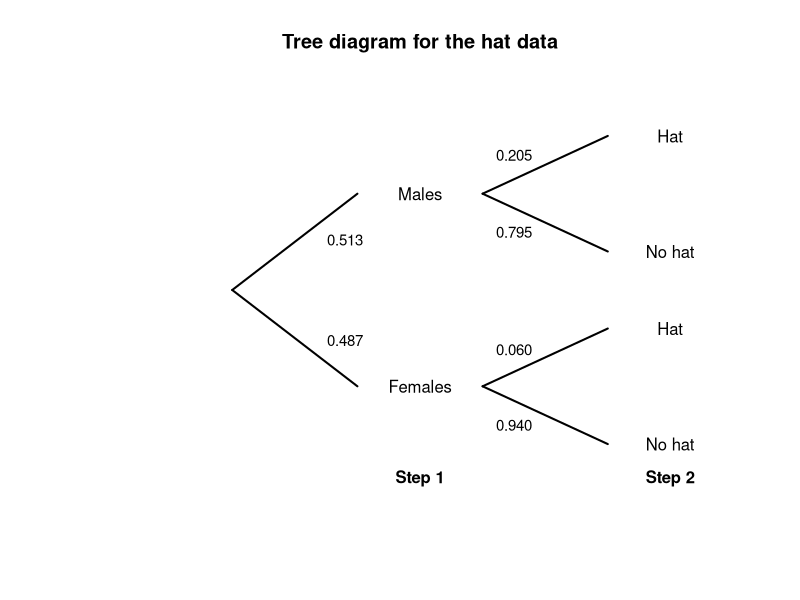
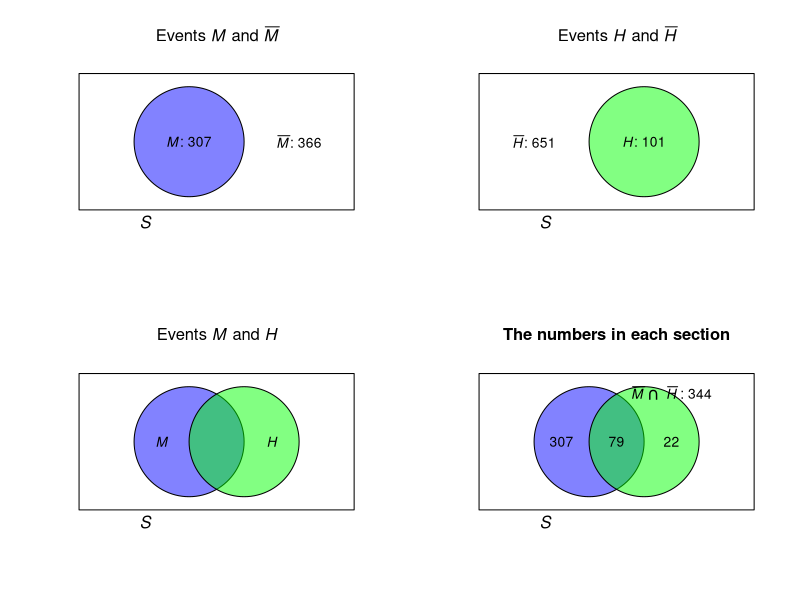
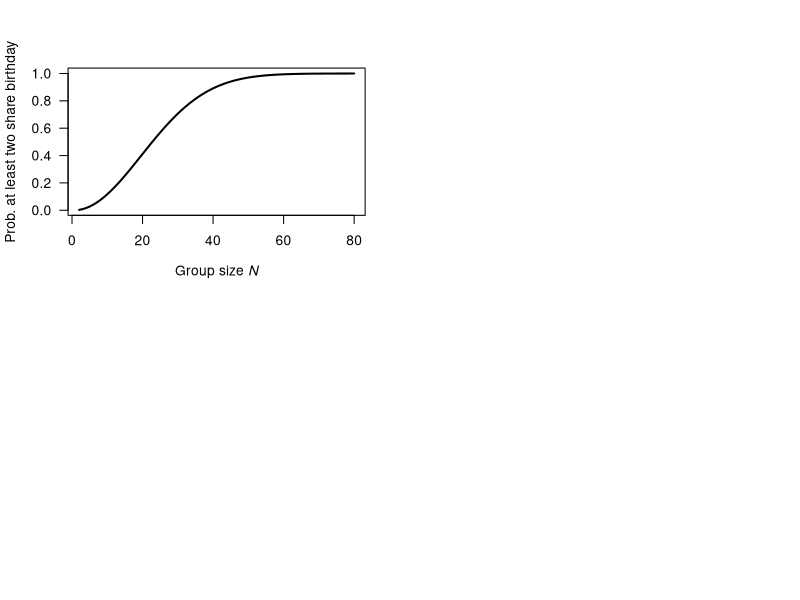
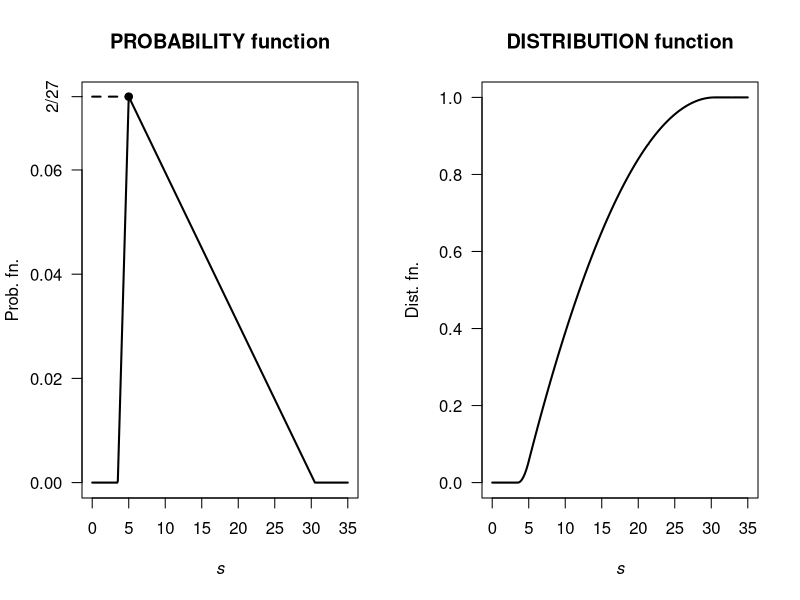
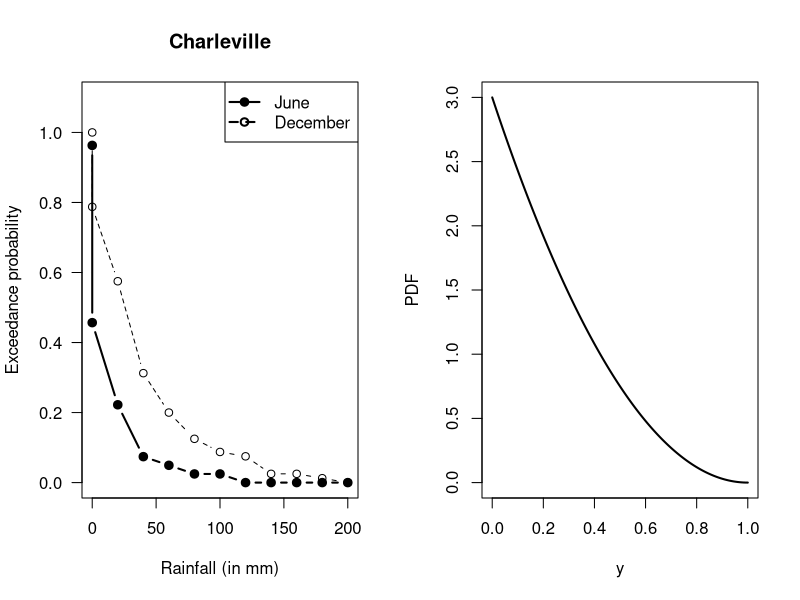
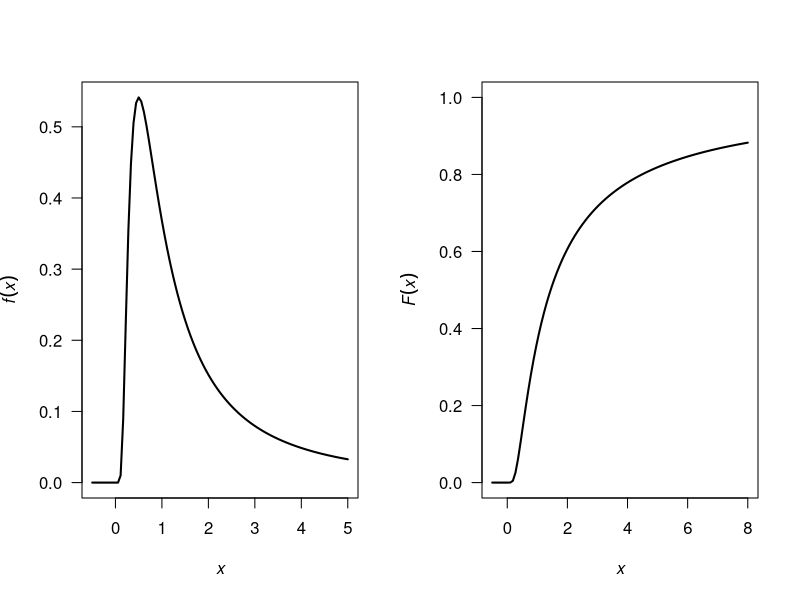
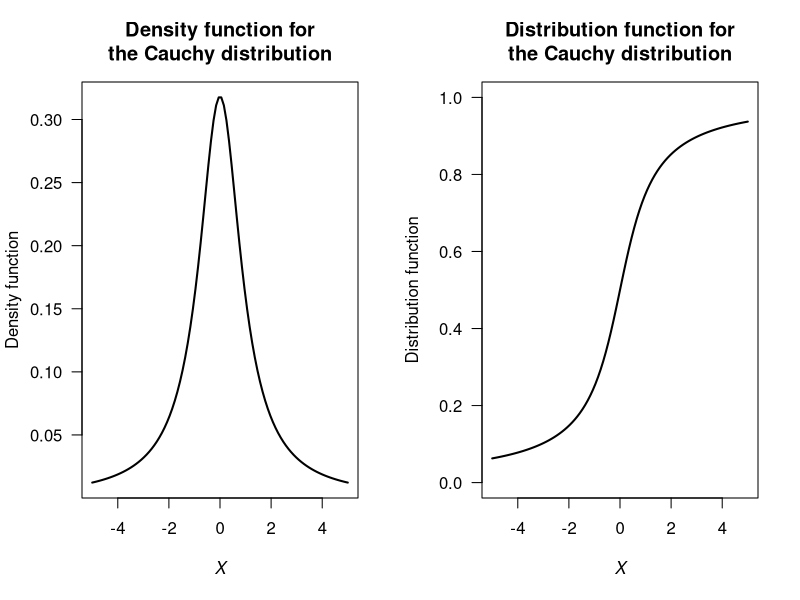
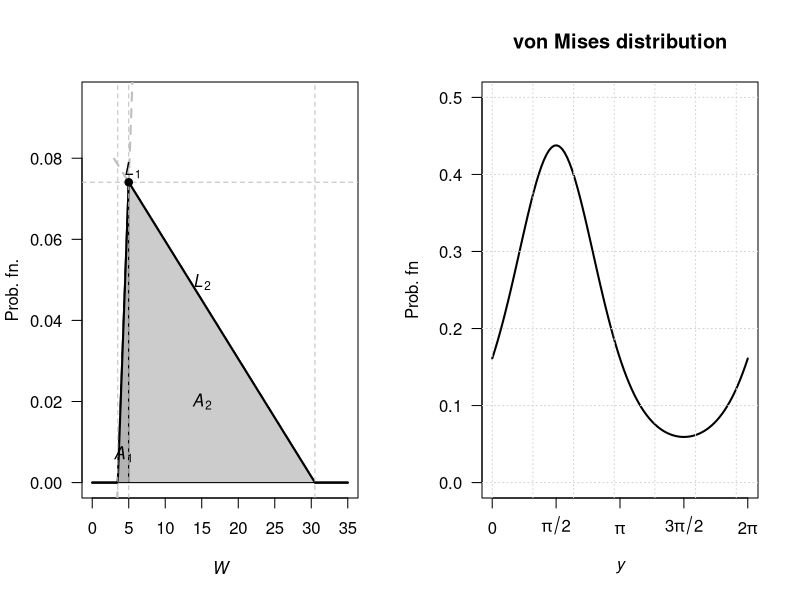

Write the R code that produced these figures, in order.
## ---- chunk 1
includeGraphsTables <- FALSE
## ---- chunk 2
# Part 1
whereSetA <- which( substr(state.name,
                           start = 1,
                           stop = 1)
                    == "W")
SetA <- state.name[whereSetA]
SetA

# Part 2
whereSetB <- which( substr(state.name,
                           start = 1,
                           stop = 5)
                    == "North")
SetB <- state.name[whereSetB]
SetB

# Part 3
Length_State_Names <- nchar(state.name)
whereSetC <- which( substr(state.name,
                          start = Length_State_Names,
                          stop = Length_State_Names)
                   == "a")
SetC <- state.name[whereSetC]
SetC

# Part 4 
SetD <- union(SetC, SetA)
SetD

# Part 5
SetE <- intersect(SetC, SetA)
SetE

# Part 6
whereSetF <- which( substr(state.name,
                           start = 1,
                           stop = 1)
                   != "W")
SetF <- state.name[whereSetF]

SetG <- intersect(SetC, SetF )
SetG
## ---- chunk 3
head(state.x77)
state_Names <- rownames(state.x77)
# Part 1
SetA <- state_Names[ state.x77[, 4] > 70 ]
SetB <- state_Names[ state.x77[, 8] < 500000 ]
SetC <- state_Names[ state.x77[, 3] > 2 ]
SetD <- state_Names[ state.x77[, 6] < 50 ]
SetE <- intersect(SetC, SetD)
SetF <- union( SetC, SetD)
## ---- chunk 4

plot( x = c(0, 1),
      y = c(0, 1),
      type = "n",
      main = "Tree diagram for the hat data",
      xlab = "",
      ylab = "",
      axes = FALSE)
#STEP 1
lines( x = c(0.2, 0.40),
       y = c(0.5, 0.75),
       lwd = 2)
lines( x = c(0.2, 0.40),
       y = c(0.5, 0.25),
       lwd = 2)
# STEP 2
lines( x = c(0.60, 0.80),
       y = c(0.75, 0.90),
       lwd = 2)
lines( x = c(0.60, 0.80),
       y = c(0.75, 0.60),
       lwd = 2)

lines( x = c(0.60, 0.80),
       y = c(0.25, 0.40),
       lwd = 2)
lines( x = c(0.60, 0.80),
       y = c(0.25, 0.10),
       lwd = 2)

# TEXT
text(x = 0.50,
     y = 0.75,
     labels = "Males")
text(x = 0.50,
     y = 0.25,
     labels = "Females")

text(x = 0.90,
     y = 0.90,
     labels = "Hat")
text(x = 0.90,
     y = 0.60,
     labels = "No hat")

text(x = 0.90,
     y = 0.40,
     labels = "Hat")
text(x = 0.90,
     y = 0.10,
     labels = "No hat")

# ADD PROBS
text(x = 0.38,
     y = 0.63,
     cex = 0.9,
     labels = "0.513")
text(x = 0.38,
     y = 0.37,
     cex = 0.9,
     labels = "0.487")

text(x = 0.65,
     y = 0.85,
     cex = 0.9,
     labels = "0.205")
text(x = 0.65,
     y = 0.65,
     cex = 0.9,
     labels = "0.795")

text(x = 0.65,
     y = 0.345,
     cex = 0.9,
     labels = "0.060")
text(x = 0.65,
     y = 0.15,
     cex = 0.9,
     labels = "0.940")

## STEPS
text(x = 0.50,
     y = 0.01,
     label = expression(bold("Step 1"))
     )
text(x = 0.90,
     y = 0.01,
     label = expression(bold("Step 2"))
     )
## ---- chunk 5
BRIS <- read.csv("Data/sunglasses.csv")
BRIS$Gender <- factor(BRIS$Gender,
                      levels = c(1, 2),
                      labels = c("Males",
                                 "Females"))
BRIS$Hat <- factor(BRIS$Hat,
                   levels = c(0, 1),
                   labels = c("No Hat",
                              "Hat"))

HatTable <- xtabs( Count ~ Gender + Hat,
                   data = BRIS)
HatTable <- cbind( HatTable,
                   "Total" = rowSums(HatTable) )

if( knitr::is_latex_output() ) {
  knitr::kable(HatTable,
               format = "latex",
               booktabs = TRUE,
               align = "r",
               longtable = FALSE,
               escape = FALSE,
               caption = "The numbers of males and females wearing a hat in the middle of the day in Brisbane") %>%
    kable_styling(font_size = 10) %>%
    row_spec(0, bold = TRUE)
}
if( knitr::is_html_output() ) {
  knitr::kable(HatTable,
               escape = TRUE,
               format = "html",
               booktabs = TRUE,
               align = "r",
               longtable = FALSE,
               caption = "The numbers of males and females wearing a hat in the middle of the day in Brisbane") %>%
    row_spec(1, bold = TRUE)
}
## ---- chunk 6
par( mfrow = c(2, 2))
colourMale <- rgb(0, 0, 255,
                  max = 255,
                  alpha = 125)
colourHat  <- rgb(0, 255, 0,
                  max = 255,
                  alpha = 125)

plot( x = c(0, 1),
      y = c(0, 1),
      type = "n",
      ylab = "",
      xlab = "",
      main = expression(paste("Events ", italic(M), " and ", bar(italic(M)))),
      axes = FALSE)

polygon( x = c(0, 0, 1, 1),
         y = c(0, 1, 1, 0))
plotrix::draw.circle(x = 0.4,
                     y = 0.5,
                     radius = 0.2,
                     col = colourMale)
text(x = 0.4,
     y = 0.5,
     labels = expression(paste(italic(M), ": 307")))
text(x = 0.8,
     y = 0.5,
     labels = expression(paste(bar(italic(M)), ": 366")))
mtext(text = expression(italic(S)),
      side = 1,
      adj = 0.25)


###############


plot( x = c(0, 1),
      y = c(0, 1),
      type = "n",
      ylab = "",
      xlab = "",
      main = expression(paste("Events ", italic(H), " and ", bar(italic(H)))) ,
      axes = FALSE)


polygon( x = c(0, 0, 1, 1),
         y = c(0, 1, 1, 0))

plotrix::draw.circle(x = 0.6,
                     y = 0.5,
                     radius = 0.2,
                     col = colourHat)

text(x = 0.6,
     y = 0.5,
     labels = expression(paste(italic(H), ": 101")))
text(x = 0.2,
     y = 0.5,
     labels = expression(paste( bar(italic(H)), ": 651")))

mtext(text = expression(italic(S)),
      side = 1,
      adj = 0.25)


####################


plot( x = c(0, 1),
      y = c(0, 1),
      type = "n",
      ylab = "",
      xlab = "",
      main = expression(paste("Events ", italic(M), " and ", italic(H))) ,
      axes = FALSE)


polygon( x = c(0, 0, 1, 1),
         y = c(0, 1, 1, 0))
plotrix::draw.circle(x = 0.4,
                     y = 0.5,
                     radius = 0.2,
                     col = colourMale)
plotrix::draw.circle(x = 0.6,
                     y = 0.5,
                     radius = 0.2,
                     col = colourHat)
text(x = 0.3,
     y = 0.5,
     labels = expression(italic(M)))
text(x = 0.7,
     y = 0.5,
     labels = expression(italic(H)))
mtext(text = expression(italic(S)),
      side = 1,
      adj = 0.25)


#################



plot( x = c(0, 1),
      y = c(0, 1),
      type = "n",
      ylab = "",
      xlab = "",
      main = "The numbers in each section",
      axes = FALSE)


polygon( x = c(0, 0, 1, 1),
         y = c(0, 1, 1, 0))
plotrix::draw.circle(x = 0.4,
                     y = 0.5,
                     radius = 0.2,
                     col = colourMale)
plotrix::draw.circle(x = 0.6,
                     y = 0.5,
                     radius = 0.2,
                     col = colourHat)
text(x = 0.3,
     y = 0.5,
     labels = "307")
text(x = 0.7,
     y = 0.5,
     labels = "22")
text(x = 0.7,
     y = 0.85,
     labels = expression(bar(italic(M)) ~ intersect() ~ bar(italic(H)) ~ ": 344") )
mtext(text = expression(italic(S)),
      side = 1,
      adj = 0.25)

# Intersection
text(x = 0.5,
     y = 0.5,
     label = "79")

## ---- chunk 7
N <- 2:80
probs <- array( dim = length(N) )

for (i in 1:length(N)){
  
  probs[i] <- 1 - prod( (365 - (1:N[i]) + 1)/365 )

}
plot( probs  ~ N,
      type = "l",
      lwd = 2,
      ylab = "Prob. at least two share birthday",
      xlab = expression(Group~size~italic(N)),
      las = 1)
## ---- chunk 8
set.seed(981686)
numberSimulations <- 5000
anyConsecutive <- 0

for (i in (1:numberSimulations)){
  # Find the six numbers
  theNumbers <- sample(1:45,
                       size = 6,
                       replace = FALSE)
  theNumbers <- sort(theNumbers)
  
  if (any( diff(theNumbers) == 1 )){
    anyConsecutive <- anyConsecutive + 1
  }
  
}
cat("Number with consecutive values", 
    anyConsecutive,"\n")
cat("Proportion with consecutive values", 
    round(anyConsecutive/numberSimulations, 3), "\n")
cat("Proportion WITHOUT consecutive values", 
    round(1 - anyConsecutive/numberSimulations, 3), "\n")
## ---- chunk 9
par( mfrow = c(1, 2))

f <- function(x){
  f <- array( dim = length(x))
  f[x < 3.5] <- 0
  f[x > 30.5] <- 0
  xLO <- (x >= 3.5) & (x <= 5)
  xHI <- (x > 5) & (x <= 30.5)
  f[xLO] <- 4 * x[xLO] / 81 - (14 / 81)
  f[xHI] <- -4 * x[xHI]/1377 + 122/1377
  f
}

x <- seq(0, 35, 
         length = 500)

plot( f(x) ~ x,
      type = "l",
      lwd = 2,
      las = 1,
      main = "PROBABILITY function",
      xlab = expression(italic(s)),
      ylab = "Prob. fn.")
points(x = 5, 
       y = f(5), 
       pch = 19)
lines( x = c(0, 5),
       y = c(f(5), f(5)),
       lty = 2,
       lwd = 2)
axis(side = 2,
     at = f(5),
     labels = "2/27")




Fx <- function(x){
  F <- array( dim = length(x))
  
  for (i in (1:length(x))) {
    F[i] <- integrate(f, lower = 3.5, upper = x[i])$value
  }
  F
}

x <- seq(0, 35, 
         length = 500)

plot( Fx(x) ~ x,
      type = "l",
      lwd = 2,
      las = 1,
      ylim = c(0, 1),
      main = "DISTRIBUTION function",
      xlab = expression(italic(s)),
      ylab = "Dist. fn.")
## ---- chunk 10
(1 - Fx(20) ) / ( 1 - Fx(10))
## ---- chunk 11
Rain12 <- read.csv("Data/IDCJAC0001_044021/IDCJAC0001_044021_Data12.csv", 
                   na.strings = "null")
RainDec <- Rain12$Dec
RainJun <- Rain12$Jun

breaks <- c( 0, 0.01, 20,
             seq(40, 220, by = 20) )
outDec <- hist(RainDec,
               breaks = breaks,
               plot = FALSE)
outJun <- hist(RainJun, 
               breaks = breaks,
               plot = FALSE)

Buckets <- c("Zero", 
           "0 < R < 20",
           "20 <= R < 40",
           "40 <= R < 60",
           "60 <= R < 80",
           "80 <= R < 100",
           "100 <= R < 120",
           "120 <= R < 140",
           "140 <= R < 160",
           "160 <= R < 180",
           "180 <= R < 200",
           "200 <= R < 220")

cbind("Buckets" = Buckets,
      "Jun" = outJun$counts,
      "Dec" = outDec$counts)

exceedanceJun <-  ( sum(outJun$counts) - cumsum(outJun$counts) ) / sum(outJun$counts)
exceedanceDec <-  ( sum(outDec$counts) - cumsum(outDec$counts) ) / sum(outDec$counts)

plot( exceedanceJun ~ breaks[1:12], 
      type = "b",
      xlab = "Rainfall (in mm)",
      ylab = "Exceedance probability",
      main = "Charleville",
      ylim = c(0, 1.1),
      lwd = 2,
      lty = 1,
      pch = 19,
      las = 1)
lines( exceedanceDec ~ breaks[1:12], 
       type = "b",
      pch = 1,
      lty = 2,
      las = 1)
legend("topright",
       lwd = 2,
       pch = c(19, 1),
       lty = c(1, 2),
       legend = c("June",
                  "December"))
## ---- chunk 12
y <- seq(0, 1, length = 500)
fy <- ( (1 - y)^2 ) * 3

plot(fy ~ y,
     lwd = 2,
     xlab = "y",
     ylab = "PDF",
     type = "l")
## ---- chunk 13
par( mfrow = c(1, 2))

f1 <- function(x){
  fy <- array(0, dim = length(x))
  fy <- ifelse(x > 0,
               exp(-1/x) / x^2,
               0)
  fy
}

x <- seq(-0.5, 5, length = 100)

plot( f1(x) ~ x,
      type = "l",
      lwd = 2,
      xlab = expression(italic(x)),
      ylab = expression(italic(f)(italic(x))),
      las = 1)



F1 <- function(x){
  fy <- array(0, dim = length(x))
  fy <- ifelse(x > 0,
               exp(-1/x),
               0)
  fy
}

x <- seq(-0.5, 8, length = 100)

plot( F1(x) ~ x,
      type = "l",
      lwd = 2,
      ylim = c(0, 1),
      xlab = expression(italic(x)),
      ylab = expression(italic(F)(italic(x))),
      las = 1)


## ---- chunk 14
### 1 SUIT
suits1 <- 4 * choose(13, 4) / choose(52, 4)

### 2 SUITS
suits2 <- choose(4, 3) * choose(13, 3) * choose(3, 1) * choose(13, 1) + 
          choose(4, 2) * choose(13, 2) * choose(13, 2)
suits2 <- suits2 / choose(52, 4)

### 4 SUITS:
suits4 <- choose(13, 1) * choose(13, 1) * choose(13, 1) * choose(13, 1)
suits4 <- suits4  / choose(52, 4)

suits3 <- 1 - suits1 - suits2 - suits4

round( c(suits1, suits2, suits3, suits4), 3)
## ---- chunk 15
par( mfrow = c(1, 2))
x <- seq(-5, 5,
         length = 100)
y <- 1 / (pi * (1 + x^2))
plot(y ~ x,
     lwd = 2,
     las = 1,
     type = "l",
     main = "Density function for\nthe Cauchy distribution",
     xlab = expression(italic(X)),
     ylab = "Density function")

Y <- atan(x)/pi + 0.5
plot(Y ~ x,
     lwd = 2,
     las = 1,
     ylim = c(0, 1),
     type = "l",
     main = "Distribution function for\nthe Cauchy distribution",
     xlab = expression(italic(X)),
     ylab = "Distribution function")
## ---- chunk 16
flo <- function(x){
  (4/81) * x - (14/81)
}
fhi <- function(x){
  (-4/1377) * x + (122/1377)
}

ff <- function(x){
  y <- array( 0, 
              dim = length(x))
  
  lo <- (x <= 3.5)
  hi <- (x >= 30.5)
  midlo <- (x > 3.5) & (x < 5)
  midhi <- (x >= 5)  & (x < 30.5)
  
  y[midlo] <- flo( x[midlo] )
  y[midhi] <- fhi( x[midhi] )
  y
}

y <- seq(0, 35,
         length = 500)

plot(ff(y) ~ y, 
     type="l",
     las = 1,
     lwd = 2,
     xlab = expression(italic(W)),
     ylab = "Prob. fn.",
     ylim = c(0, 0.095) )


polygon( x = c(3.5, 5, 5, 3.5),
         y = c(0, 2/27, 0, 0),
         col = grey(0.7))
polygon( x = c(5, 5, 30.5, 5),
         y = c(0, 2/27, 0, 0),
         col = grey(0.8))

ylo <- seq(0, 7, 
           length = 100)
lines(flo(ylo) ~ ylo,
      lty = 2,
      col = "grey",
      lwd = 2)

yhi <- seq(3, 30.5, 
           length = 100)
lines(fhi(yhi) ~ yhi,
      lty = 2,
      col = "grey",
      lwd = 2)

lines(ff(y) ~ y, 
     lwd = 2)


abline(v = c(3.5, 5, 30.5),
        lty = 2, 
        col = "grey")
abline(h = 2/27,
       lty = 2,
       col = "grey")
points(x = 5,
       y = 2/27,
       pch = 19)

text( 4.25, 0.007,
      labels = expression(italic(A)[1]))
text( 15, 0.02,
      labels = expression(italic(A)[2]))

text(15, fhi(15),
     pos = 3,
     labels = expression(italic(L)[2]))
text(5.5, fhi(5.5),
     pos = 3,
     labels = expression(italic(L)[1]))
## ---- chunk 17
vonMises <- function(y, mu, lambda){
  exp( lambda * cos( y - mu))
}
k <- integrate(vonMises, 
               lower = 0,
               upper = pi,
               lambda = 1,
               mu = pi/2)

y <- seq(0, 2 * pi, 
         length = 100)
mu <- pi/2
lambda <- 1
fy <- exp( lambda * cos( y - mu) ) / k$value

plot(fy ~ y,
     type = "l",
     ylim = c(0, 0.5),
     lwd = 2,
     xlab = expression(italic(y)),
     ylab = "Prob. fn",
     main = "von Mises distribution", 
     axes = FALSE)
axis(side = 2, 
     las = 1)
axis(side = 1,
     at = c(0, 0.5, 1, 1.5, 2)* pi,
     label = c("0",
               expression(pi/2),
               expression(pi),
               expression(3*pi/2),
               expression(2*pi)))
box()
grid()
## ---- chunk 18
y <- seq(0, 4,
         length = 200)
phiVec <- c(0.5, 1, 2)

dIG <- function(x, mu, phi){
  front <- 1 / sqrt(2 * pi * y^3 * phi)
  power <- -(y - mu)^2 / (2 * phi * y * mu^2)
  
  front * exp( power)
}

plot( dIG(y, mu = 1, phi = phiVec[1]) ~ y,
      type = "l",
      xlab = expression(italic(y)),
      ylab = "Prob. fn",
      main = "inverse Gaussian distribution",
      lwd = 2,
      lty = 1,
      ylim = c(0, 1.5),
      las = 1)
lines( dIG(y, mu = 1, phi = phiVec[2]) ~ y,
       lty = 2,
       lwd = 2)
lines( dIG(y, mu = 1, phi = phiVec[3]) ~ y,
       lty = 3,
       lwd = 2)
legend("topright",
       lwd = 2,
       lty = 1:3,
       legend = c(expression(phi==0.5),
                  expression(phi==1),
                  expression(phi==2)))
## ---- chunk 19
dPareto <- function(x, k, alpha){
  pfn <- array( 0, length(x) )
  
  xx <- x[x > k]
  
  pfn[x > k] <- alpha * k^alpha * xx^(-alpha - 1)
  
  pfn
}

y <- seq(0, 7, 
         length = 100)
fy <- dPareto(y,
              alpha = 3,
              k = 3)
plot(fy ~ y,
     type = "l",
     las = 1,
     xlab = expression(italic(x)),
     ylab = "Prob. fn",
     main = "Pareto distribution",
     lwd = 2)
## ---- chunk 20
pSoliton <- function(K){
  y <- array( dim = K)
  Kseq <- 2:K

  y[1] <- 1/K
  y[2:K] <- 1/(Kseq * (Kseq - 1) )
  y
}


par(mfrow = c(1, 2))

K <- 6
px <- pSoliton(K)

plot(px ~ I(1:K), 
     type = "p",
     pch = 19,
     las = 1,
     xlab = expression(italic(x)),
     ylab = "Prob. fn.")
lines(px ~ I(1:K), 
     type = "h",
     lty = 2,
     col = "grey",
     lwd = 2)

K <- 10
px <- pSoliton(K)

plot(px ~ I(1:K), 
     type = "p",
     pch = 19,
     las = 1,
     xlab = expression(italic(x)),
     ylab = "Prob. fn.")
lines(px ~ I(1:K), 
     type = "h",
     lty = 2,
     col = "grey",
     lwd = 2)
## ---- chunk 21
sum( dbinom(10:25, # Part 1
            size = 25,
            prob = 0.30) )
sum( dbinom(0:9,  # Part 2
            size = 25,
            prob = 0.30) )
sum( dbinom(5:10,  # Part 3
            size = 25,
            prob = 0.30) )
dgeom(x  = 5,  # Part 4: 5 fails before 1st success
      prob = 0.30)

sum( dgeom(x  = 7:50,  # Part 5: Num. fails! 
           prob = 0.30) )

# Part 6; This means 5 fails, before 3rd success
dnbinom(x = 5,
        prob = 0.30,
        size = 3)
## ---- chunk 22
# Part 4
sum( dgeom(0:2,  # 0 to 2 failures before the success
           prob = 0.25))

## ---- chunk 23
dpois(x = 4,     lambda = 5)
dpois(x = 4 + 1, lambda = 5)
## ---- chunk 24
# Proportion excluded:
pnorm(30, 48, 8.8) + # Slower than 30
   (1- pnorm(72, 48, 8.8)) # Faster than 72
## ---- chunk 25
v <- seq(0, 1, length = 500)

PDFv <- dbeta(v, shape1 = 0.287, shape2 = 0.926)

plot( PDFv ~ v,
      type = "l",
      las = 1,
      xlim = c(0, 1),
      ylim = c(0, 5),
      xlab = expression(italic(V)),
      ylab = "PDF",
      main = "Distribution of V",
      lwd = 2)
## ---- chunk 26
alpha <- 2; betaS <- 0.04; betaW <- 0.03
x <- seq(0, 1, length = 1000)

yS <- dgamma( x, shape = alpha, scale = betaS)
yW <- dgamma( x, shape = alpha, scale = betaW)

plot( range(c(yS, yW)) ~  range(x),
      type = "n", # No plot, just canvas
      las = 1,
      xlab = "Event duration (in ??)",
      ylab = "Prob. fn.")
lines(yS ~ x, 
      lty = 1,
      lwd = 2)
lines(yW ~ x, 
      lty = 2,
      lwd = 2)
legend( "topright",
        lwd = 2,
        lty = 1:2,
        legend = c("Summer", "Winter"))

1 - pgamma(6/24, shape = alpha, scale = betaW)
1 - pgamma(6/24, shape = alpha, scale = betaS)

## ---- chunk 27
htMean <- function(x) {
  7.5 * x + 70
}
htSD <- function(x) {
  0.4575 * x + 1.515
}

NumSims <- 10000

Ages <- c(
  rep(2, NumSims * 0.32),
  rep(3, NumSims * 0.33),
  rep(4, NumSims * 0.25),
  rep(5, NumSims * 0.10)
)

Hts <- rnorm(NumSims,
             mean = htMean(Ages),
             sd = htSD(Ages))
hist(Hts,
     las = 1,
     xlab = "Heights (in cm)")

# Taller than 100:
cat("Taller than 100cm:", sum( Hts > 100) / NumSims * 100, "%\n")
# Mean and variance:
cat("Mean:", mean( Hts ), "cm; ",
    "Std dev: ", sd(Hts), "cm\n")

# Sort the heights to find where the tallest 20% are:
cat("Tallest 15% are taller than", 
    sort(Hts)[ NumSims * 0.85], "cm\n")
## ---- chunk 28
set.seed(932649)

NumRainEvents <- rpois(1,
                       lambda = 0.78)
MonthlyRain <- 0

if ( NumRainEvents > 0) {
     EventAmounts <- rgamma(NumRainEvents,
                           shape = 0.5,
                           scale = 6 )
     MonthlyRain <- sum( EventAmounts )
}
## ---- chunk 29
set.seed(932649)

MonthlyRain <- array(0,  
                     dim = 1000)

for (i in 1:1000){
 NumRainEvents <- rpois(1,
                       lambda = 0.78)
 MonthlyRain[i] <- 0

  if ( NumRainEvents > 0) {
       EventAmounts <- rgamma(NumRainEvents,
                             shape = 0.5,
                             scale = 6 )
       MonthlyRain[i] <- sum( EventAmounts )
  }
}

# Exact zeros:
sum(MonthlyRain == 0) / 1000
mean(MonthlyRain)
mean(MonthlyRain[MonthlyRain > 0])
## ---- chunk 30
set.seed(8584444)
## ---- chunk 31
annualRainfallList <- array( NA, dim = 1000)
for (i in 1:1000){
   rainAmounts <- array( 0, dim = 365) # Reset for each simulation

    wetDays <- rbinom(365, size = 1, prob = 0.32) # 1: Wet day
   locateWetDays <- which( wetDays == 1 )


   rainAmounts[locateWetDays] <- rgamma( n = length(locateWetDays),
                                         shape = 2,
                                         scale = 20)
   annualRainfallList[i] <- sum(rainAmounts)
}
# hist( annualRainfallList)
## ---- chunk 32
set.seed(8584444)
## ---- chunk 33
Days <- 1 : 365
prob <- (1 + cos( 2 * pi * Days/365) ) / 2.2

annualRainfallList2 <- array( NA, dim = 1000)
for (i in 1:1000){

  wetDays <- rbinom(365, size = 1, prob = prob) # 1: Wet day
  
  locateWetDays <- which( wetDays == 1 )
  
  rainAmounts2 <- array( 0, dim = 365)
  
  rainAmounts2[locateWetDays] <- rgamma( n = length(locateWetDays),
                                         shape = 2,
                                         scale = 20)
   annualRainfallList2[i] <- sum(rainAmounts2)
}
#hist( annualRainfallList2)
## ---- chunk 34
set.seed(8584444)
## ---- chunk 35
Days <- 1 : 365

probList <- array( dim = 365)
probList[1] <- 0.32

annualRainfallList3 <- array( NA, dim = 1000)

for (i in 1:1000){
  
  rainAmounts <- array( dim = 365 )

  for (day in 1:365) {
    if ( day == 1 ) {
      probList[1] <- 0.32
      wetDay <- rbinom(1, 
                       size = 1, 
                       prob = probList[1]) # 1: Wet day
      rainAmounts[1] <- rgamma( n = 1,
                                shape = 2,
                                scale = 20)

    } else {
    
      probList[i] <- ifelse( rainAmounts[day - 1] == 0,
                             0.15,
                             0.55)
      wetDay <- rbinom(1, 
                       size = 1, 
                       prob = probList[i]) # 1: Wet day

      if (wetDay) {
        rainAmounts[day] <- rgamma( n = 1,
                                    shape = 2,
                                    scale = 20)
      } else {
        rainAmounts[day] <- 0
      }
    }
  }
  annualRainfallList3[i] <- sum(rainAmounts)
    
}

#hist( annualRainfallList3)
## ---- chunk 36

par( mfrow = c(1, 2) )

plot( x = c(0, 430),
      y = c(0, 450),
      type = "n",
      asp = 1,
      main = "The weight of nuts plus dried fruit\nis between 300g and 400g",
      xlab = expression(italic(X)),
      ylab = expression(italic(Y)),
      las = 1)
abline(v = 0, 
       lty = 1)
abline(h = 0,
       lty = 1)

polygon( x = c(0, 0, 400, 300),
         y = c(300, 400, 0, 0),
         lwd = 3,
         col = "grey")
arrows(x0 = 200,
       y0 = 400,
       x1 = 100,
       y1 = 300,
       angle = 15,
       length = 0.25)
text(200, 400,
     pos = 3,
     labels = expression(italic(X)+italic(Y)==400))


arrows(x0 = 300,
       y0 = 200,
       x1 = 200,
       y1 = 100,
       angle = 15,
       length = 0.25)
text(300, 200,
     pos = 3,
     labels = expression(italic(X)+italic(Y)==300))

########################

plot( x = c(0, 430),
      y = c(0, 450),
      asp = 1,
      type = "n",
      axes = FALSE,
      main = "A minimum of 100g of nuts\nand a minimum of 100g of dried fruit",
      xlab = expression(italic(X)),
      ylab = expression(italic(Y)),
      las = 1)
axis(side = 1,
     at = c(100, 300, 400, 500),
     labels = c(expression(plain(min)(italic(X))==100), 300, 400, 500))
axis(side = 2,
     las = 1,
     at = seq(0, 500, by = 100),
     labels = c(0, expression(plain(min)*(italic(Y))==100), 200, 300, 400, 500))
box()


abline(v = 0, 
       lty = 1)
abline(h = 0,
       lty = 1)

polygon( x = c(0, 0, 400, 300),
         y = c(300, 400, 0, 0),
         lwd = 1,
         lty = 2,
         col = "white")


lines( x = c(100, 100),
       y = c(0, 200),
       lty = 2)
lines( x = c(0, 200),
       y = c(100, 100),
       lty = 2)


polygon( x = c(100, 100, 300, 200),
         y = c(200, 300, 100, 100),
         lwd = 3,
         col = "grey")

## ---- chunk 37
par( mfrow = c(1, 3))

xwide <- seq(-0.75, 0.75,
             length = 100)
x <- seq( -0.5, 0.5,
          length = 100)
y <- dunif(xwide, 
           min = -0.5,
           max = 0.5)
plot( y ~ xwide,
      lwd = 2,
      las = 1,
      type = "l",
      main = expression(The~PDF~"of"~italic(X)),
      xlab = expression(italic(X)),
      ylab = expression(PDF~"of"~italic(X)) )


###

Y <- (4 - x^2)
Ywide <- (4 - xwide^2)

plot(Ywide ~ xwide,
     main = "The transformation",
     las = 1,
     lwd = 2,
     type = "l",
     col = "grey",
     xlab = expression(italic(X)),
     ylab = expression(italic(Y)))
lines(Y ~ x,
      lwd = 4 ,
      col = "black")

abline(v = 0)

yht <- 3.85
x1 <- -sqrt(4 - yht)
x2 <- sqrt(4 - yht)
abline( h = yht,
        col = "grey",
        lty = 2)
abline( v = x1,
        col = "grey",
        lty = 2)
abline( v = x2,
        col = "grey",
        lty = 2)

text(x = x1,
     y = yht,
     pos = 1,
     labels = expression(italic(x)[1]) )
text(x = x2,
     pos = 1,
     y = yht,
     labels = expression(italic(x)[2]) )
mtext(expression(italic(y)),
      at = yht,
      line = 1,
      side = 2,
      las = 1)
##
y <- seq(3.75, 4,
         length = 100)
PDFy <- 1 / sqrt(4 - y)

plot( PDFy ~ y,
      lwd = 2,
      las = 1,
      type = "l",
      ylim = c(0, 10),
      xlim = c(3.65, 4.15),
      main = expression(The~PDF~"of"~italic(Y)),
      xlab = expression(italic(Y)),
      ylab = expression(PDF~"of"~italic(Y)) )
lines( x = c(3.5, 3.75),
       y = c(0, 0),
       lwd = 2)
lines( x = c(4, 4.15),
       y = c(0, 0),
       lwd = 2)
abline( v = c(3.75, 4),
        lty = 2,
        col = "grey")
## ---- chunk 38
par( mfrow = c(2, 2))

x <- seq(0, 8,
         length = 500)

plot( dlnorm(x, meanlog = log(1), sdlog = 1) ~ x,
      xlab = expression(italic(y)),
      ylab = "PDF",
      type = "l",
      main = expression(Log~normal*":"~mu==1~and~sigma==1),
      lwd = 2,
      las = 1)
plot( dlnorm(x, meanlog = log(3), sdlog = 1) ~ x,
      xlab = expression(italic(y)),
      ylab = "PDF",
      type = "l",
      main = expression(Log~normal*":"~mu==3~and~sigma==1),
      lwd = 2,
      las = 1)
plot( dlnorm(x, meanlog = log(1), sdlog = 2) ~ x,
      xlab = expression(italic(y)),
      ylab = "PDF",
      main = expression(Log~normal*":"~mu==1~and~sigma==2),
      type = "l",
      lwd = 2,
      las = 1)
plot( dlnorm(x, meanlog = log(3), sdlog = 2) ~ x,
      xlab = expression(italic(y)),
      ylab = "PDF",
      main = expression(Log~normal*":"~mu==3~and~sigma==2),
      type = "l",
      lwd = 2,
      las = 1)
## ---- chunk 39
(1 - plnorm(2, meanlog=2, sdlog=2)) / 
  (1 - plnorm(1, meanlog=2, sdlog=2))
## ---- chunk 40
v <- seq(0, 1, length = 500)
stime <- 4.5 + 11 * v
  
PDFv <- dbeta(v, shape1 = 0.287, shape2 = 0.926)

plot( PDFv ~ stime,
      type = "l",
      las = 1,
      xlim = c(0, 15.5),
      ylim = c(0, 5),
      xlab = expression(italic(S)),
      ylab = "PDF",
      main = "Distribution of S",
      lwd = 2)
abline(v = 4.5,
       lty = 2,
       col = "grey",
       lwd = 2)
## Part 3
1 - pbeta( 0.9545455, shape1 = 0.287, shape2 = 0.926)

## Part 4
qbeta(0.2, shape1 = 0.287, shape2 = 0.926) + 4.5
